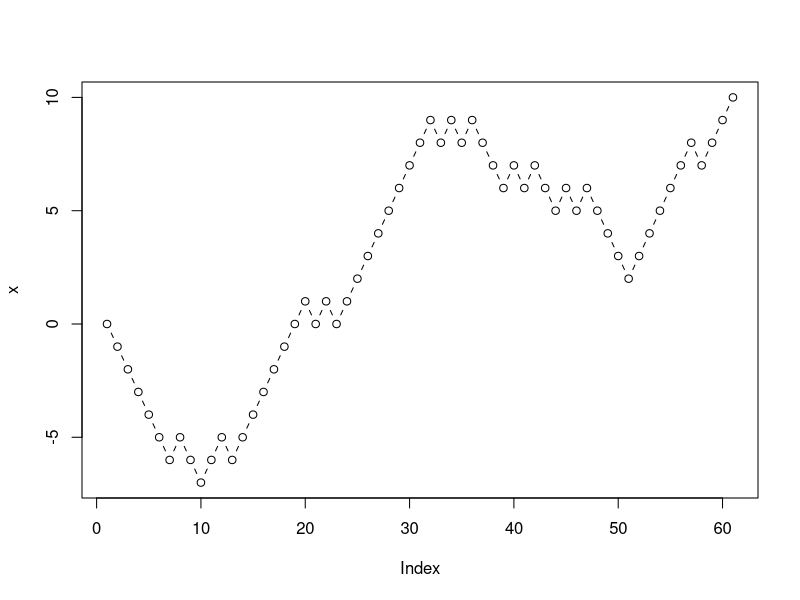
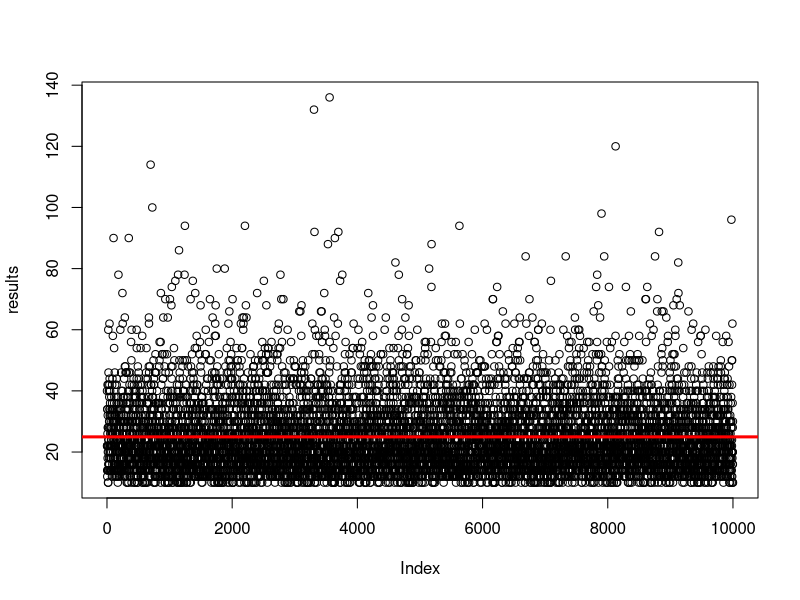
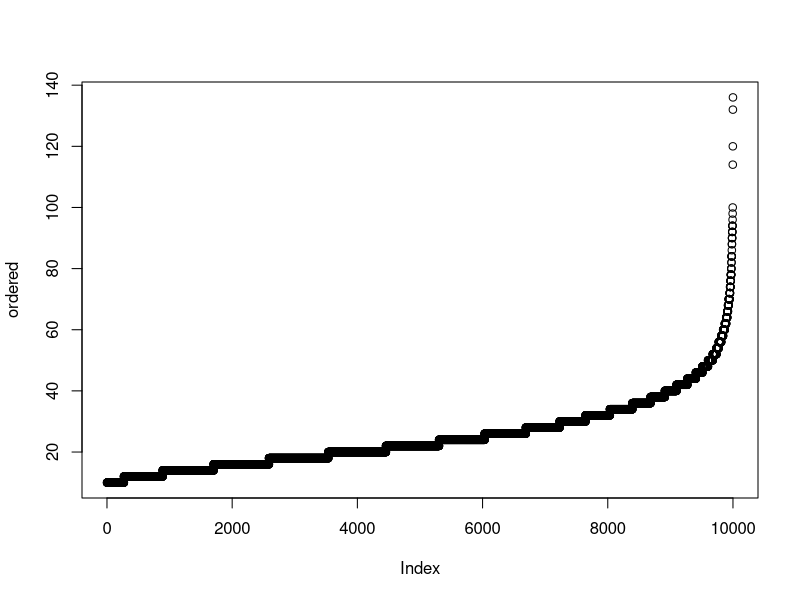

Write R code to recreate these figures, in order.
## ---- chunk 1
rm(list = ls())

x <- 0

while(TRUE){
  
  x <- c(x, x[length(x)] + sample(c(-1,1), 1, prob = c(.5,.5)))
  if(x[length(x)] == 10) break
  
}

if(length(x) < 100){
  plot(x, type = "b")
} else{
  plot(x, type = "l")
}
## ---- chunk 2
rm(list = ls())
nsims <- 10000

results <- rep(0, nsims)

for(i in 1:nsims){
  
  x <- 0
  while(TRUE){
    
    x <- c(x, x[length(x)] + sample(c(-1,1), 1, prob = c(.3,.7)))
    if(x[length(x)] == 10) break
  }
  
  results[i] <- length(x) - 1
}

mean(results)
min(results)
max(results)

plot(results)
abline( h = mean(results), col = "red", lwd = 3)

ordered = sort(results)
plot(ordered)
